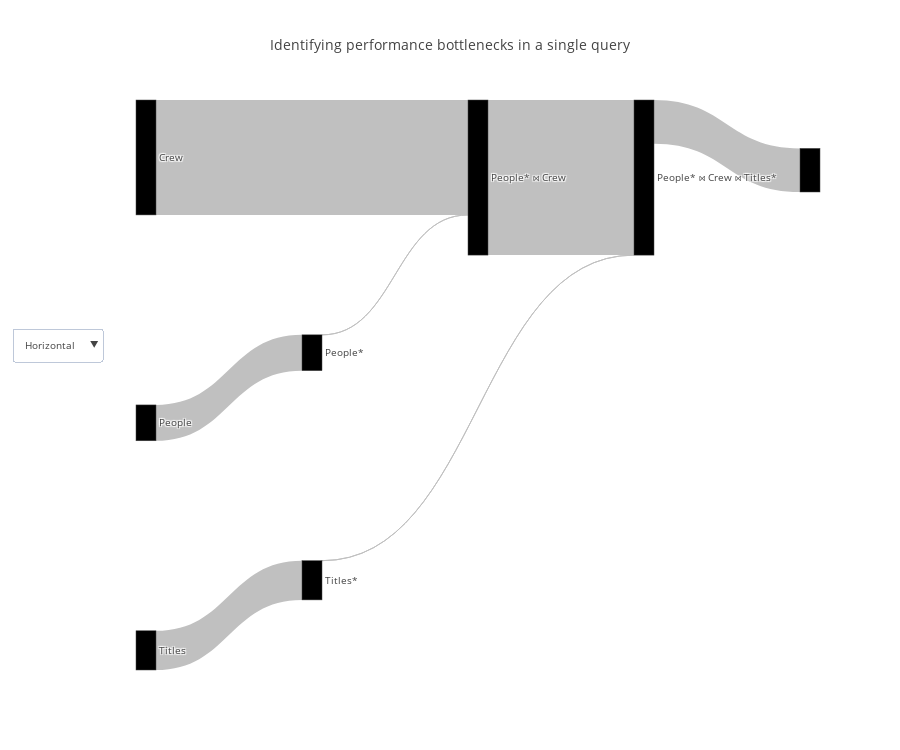

The notebook cell this image was saved under:
### Code cell
query_renderer.vizualize(cardinality_df, title="Identifying performance bottlenecks in a single query", metrics=["actual_duration"], open_=False)

### Figure 1 — Plotly figure (JSON) as saved in the notebook; plotly's stock layout.template omitted (floating-point values rounded to 4 significant figures)
{"data": [{"link": {"color": ["silver", "silver", "silver", "silver", "silver", "silver", "silver"], "label": ["", "Filter condition: (people.name = ANY ('{\"Owen Wilson\",\"Adam Sandler\",\"Jason Segel\"}'::text[]))", "", "Hash Cond ('Inner', '(crew.person_id = people.person_id)')", "", "Filter condition: (titles.genres ~~ '%Comedy%'::text)", "Hash Cond ('Inner', '(titles.title_id = crew.title_id)')"], "source": [0, 1, 2, 3, 4, 5, 6], "target": [1, 3, 3, 6, 5, 6, 7], "value": [962, 1, 3085, 4163, 1053, 1, 1171]}, "node": {"color": [null, null, null, null, null, null, null], "label": ["People", "People*", "Crew", "People* ⋈ Crew", "Titles", "Titles*", "People* ⋈ Crew ⋈ Titles*"], "pad": 200}, "orientation": "h", "type": "sankey", "valueformat": ",", "valuesuffix": [" Seconds", " Seconds", " Seconds", " Seconds", " Seconds", " Seconds", " Seconds"]}], "layout": {"font": {"size": 10}, "height": 750, "title": "Identifying performance bottlenecks in a single query", "updatemenus": [{"buttons": [{"args": ["orientation", "h"], "label": "Horizontal", "method": "restyle"}, {"args": ["orientation", "v"], "label": "Vertical", "method": "restyle"}], "y": 0.6}]}}
